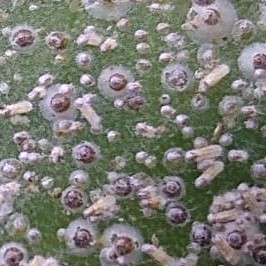
#> input picture img/palma.png, 266 x 266 px
$ python limiacao.py
#> lines starting #> are read from the running program, lines starting #| are printed output that depends on the picture
import cv2

img = cv2.imread("img/palma.png", 0)
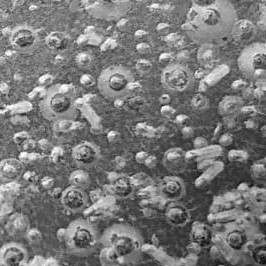
#> img: shape (266, 266); min 9, max 255, mean 121.6

px = 135

limiar, imgLimiar = cv2.threshold(img, px, 255, cv2.THRESH_TOZERO_INV)
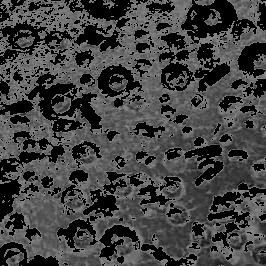
#> imgLimiar: shape (266, 266); min 0, max 135, mean 65.7
#> limiar = 135

cv2.imshow("Limiar", imgLimiar)
cv2.imwrite('img/palma_'+str(px)+'_.png', imgLimiar)

cv2.waitKey(0)
cv2.destroyAllWindows()
